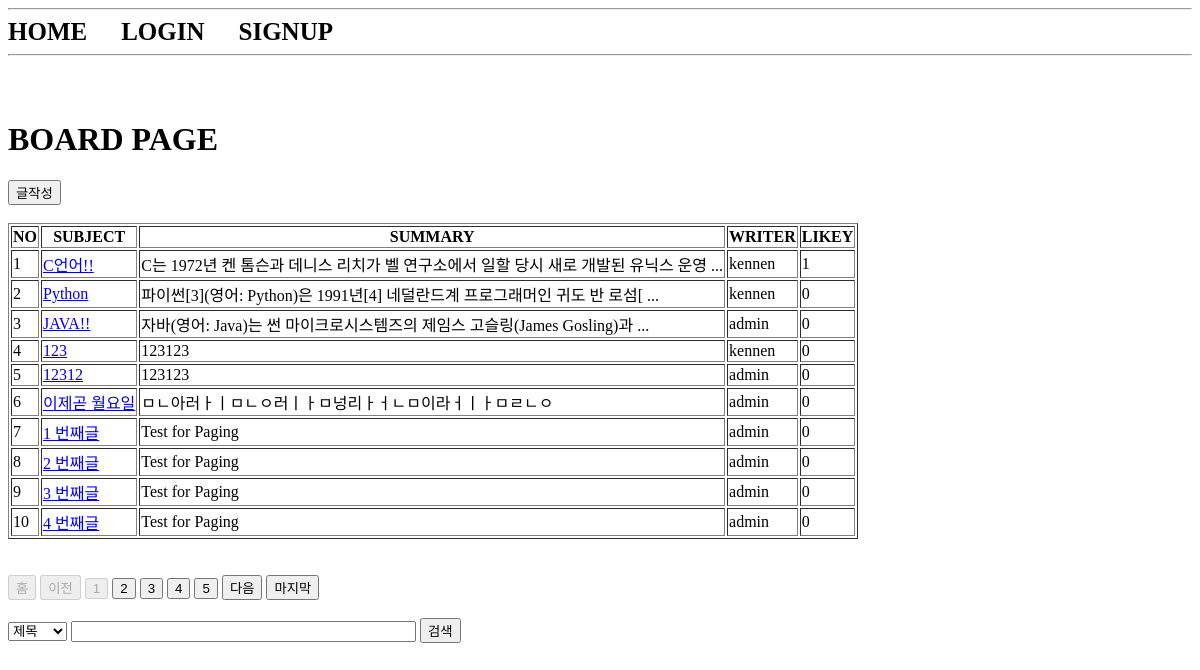
The app's page /board/index/ with its own data.
### board/models.py (models this page shows, shortened)
class Board(models.Model):
    subject = models.CharField(max_length=100)
    writer = models.ForeignKey(User, on_delete=models.CASCADE, related_name="writer")
    content = models.TextField()
    likey = models.ManyToManyField(User, blank=True, related_name="likey")
    pubdate = models.DateTimeField()
    def summary(self):
        if len(self.content) > 50:
            return f"{self.content[:50]} ..."
        return self.content

### acc/models.py (models this page shows, shortened)
class User(AbstractUser):
    pic = models.ImageField(upload_to="user/%y/%m")
    comment = models.TextField()
    age = models.IntegerField(default=1)

### board/views.py (the view)
# urls.py: path('index/', views.index, name="index"),
def index(req):
    pg = req.GET.get("page", 1)
    cate = req.GET.get("cate", "")
    kw = req.GET.get("kw", "")
    if kw:
        if cate == "sub":
            b = Board.objects.filter(subject__startswith=kw)
        elif cate == "wri":
            try:
                from acc.models import User
                u = User.objects.get(username=kw)
                b = Board.objects.filter(writer=u)
            except:
                b = Board.objects.none()
        elif cate == "con":
            b = Board.objects.filter(content__contains=kw)
        else:
            b = Board.objects.all()
    else:
        b = Board.objects.all()
    pag = Paginator(b,10)
    obj = pag.get_page(pg)
    context = {
        "bset" : obj,
        "cate" : cate,
        "kw" : kw
    }
    return render(req, "board/index.html", context)

### templates/board/index.html (shortened to what this page needs)
{% extends 'base.html' %}
{% block con %}
{% load mathfilters %}
    <h1>BOARD PAGE</h1>
    <a href="{% url 'board:create' %}"><button>글작성</button></a>
    <table border="1">
        <tr>
            <th>NO</th>
            <th>SUBJECT</th>
            <th>SUMMARY</th>
            <th>WRITER</th>
            <th>LIKEY</th>
        </tr>
        {% if bset %}
            {% for i in bset %}
                <tr>
                    <td>{{ bset.start_index|add:forloop.counter0 }}</td>
                    <td><a href="{% url 'board:detail' i.id %}">{{ i.subject }}</a></td>
                    <td>{{ i.summary }}</td>
                    <td>{{ i.writer }}</td>
                    <td>{{ i.likey.count }}</td>
                </tr>
            {% endfor %}
        {% endif %}
    </table>
    {% if bset.has_previous %}
        <a href="{% url 'board:index' %}?page=1&cate={{cate}}&kw={{kw}}"><button>홈</button></a>
        <a href="{% url 'board:index' %}?page={{ bset.previous_page_number }}&cate={{cate}}&kw={{kw}}"><button>이전</button></a>
    {% else %}
        <button disabled>홈</button>
        <button disabled>이전</button>
    {% endif %}
    {% for i in bset.paginator.page_range %}
        {% if i >= bset.number|sub:5 and bset.number|add:4 >= i %}
            <a href="{% url 'board:index' %}?page={{i}}&cate={{cate}}&kw={{kw}}"><button {% if bset.number == i %} disabled {% endif %}>{{i}}</button></a>
        {% endif %}
    {% endfor %}
    {% if bset.has_next %}
        <a href="{% url 'board:index' %}?page={{ bset.next_page_number }}&cate={{cate}}&kw={{kw}}"><button>다음</button></a>
        <a href="{% url 'board:index' %}?page={{ bset.paginator.num_pages }}&cate={{cate}}&kw={{kw}}"><button>마지막</button></a>
    {% else %}
        <button disabled>다음</button>
        <button disabled>마지막</button>
    {% endif %}
    <form>
        <select name="cate">
            <option value="sub" {% if cate == "sub" %} selected {% endif %}>제목</option>
        </select>
        <input type="text" name="kw" value="{{kw}}" size="40">
        <button>검색</button>
    </form>
{% endblock %}

### records on screen
Board: start_index|add "1", subject "C언어!!", summary "C는 1972년 켄 톰슨과 데니스 리치가 벨 연구소에서 일할 당시 새로 개발된 유닉스 운영 ...", writer "kennen", likey.count "1"
Board: start_index|add "2", subject "Python", summary "파이썬[3](영어: Python)은 1991년[4] 네덜란드계 프로그래머인 귀도 반 로섬[ ...", writer "kennen", likey.count "0"
Board: start_index|add "3", subject "JAVA!!", summary "자바(영어: Java)는 썬 마이크로시스템즈의 제임스 고슬링(James Gosling)과 ...", writer "admin", likey.count "0"
Board: start_index|add "4", subject "123", summary "123123", writer "kennen", likey.count "0"
Board: start_index|add "5", subject "12312", summary "123123", writer "admin", likey.count "0"
Board: start_index|add "6", subject "이제곧 월요일", summary "ㅁㄴ아러ㅏㅣㅁㄴㅇ러ㅣㅏㅁ넝리ㅏㅓㄴㅁ이라ㅓㅣㅏㅁㄹㄴㅇ", writer "admin", likey.count "0"
Board: start_index|add "7", subject "1 번째글", summary "Test for Paging", writer "admin", likey.count "0"
Board: start_index|add "8", subject "2 번째글", summary "Test for Paging", writer "admin", likey.count "0"
Board: start_index|add "9", subject "3 번째글", summary "Test for Paging", writer "admin", likey.count "0"
Board: start_index|add "10", subject "4 번째글", summary "Test for Paging", writer "admin", likey.count "0"

### other values on screen
{{ i }} "1" "2" "3" "4" "5"
